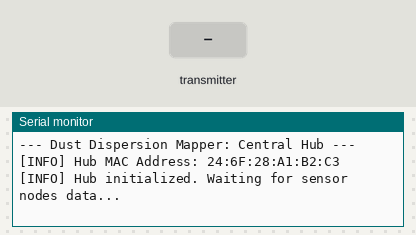
The sketch below on a simulated ESP32. Parts: the last lines printed to the serial monitor. Inputs (shaded band) come from the test bench.

Above: at 1.2 s.
1.3 s: the transmitter starts sending id = 0
At 1.61 s:
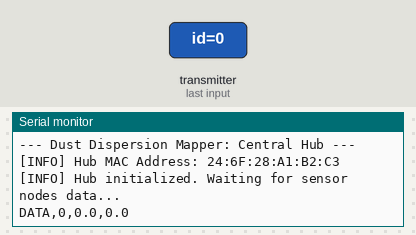
3.3 s: the transmitter starts sending pm25 = 25
At 3.61 s:
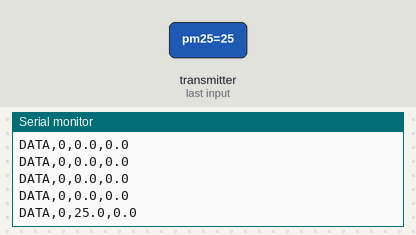
4.8 s: the transmitter starts sending pm10 = 25
At 5.11 s:
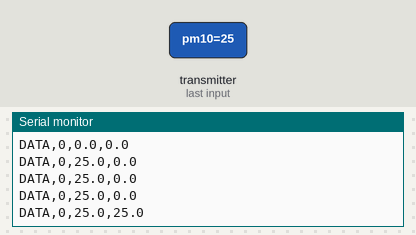
6.3 s: the transmitter starts sending id = 1
At 6.61 s:
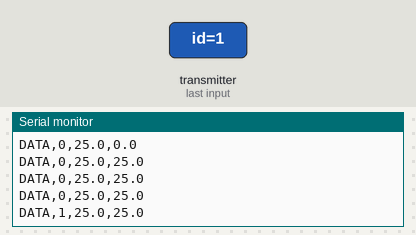
7.8 s: the transmitter starts sending pm25 = 0
At 8.11 s:
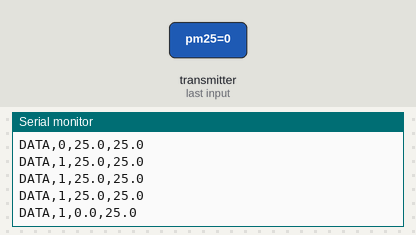
9.3 s: the transmitter starts sending pm10 = 0
At 9.61 s:
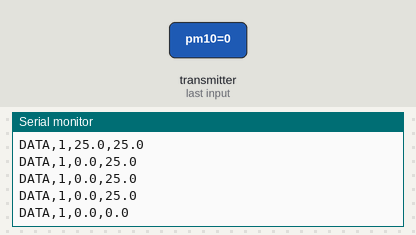

The sketch:

receiver_hub.ino
```cpp
#include <WiFi.h>
#include <esp_now.h>

typedef struct struct_message {
  int id;
  float pm25;
  float pm10;
} struct_message;

struct_message myData;

void OnDataRecv(const uint8_t * mac, const uint8_t *incomingData, int len) {
  memcpy(&myData, incomingData, sizeof(myData));

  Serial.printf("DATA,%d,%.1f,%.1f\n", myData.id, myData.pm25, myData.pm10);
}

void setup() {
  Serial.begin(115200);

  Serial.println("\n--- Dust Dispersion Mapper: Central Hub ---");

  WiFi.mode(WIFI_STA);

  Serial.print("[INFO] Hub MAC Address: ");
  Serial.println(WiFi.macAddress());

  if (esp_now_init() != ESP_OK) {
    Serial.println("[ERROR] Error initializing ESP-NOW");
    return;
  }

  esp_now_register_recv_cb(OnDataRecv);
  Serial.println("[INFO] Hub initialized. Waiting for sensor nodes data...");
}

void loop() {
  delay(1000);
}
```

Measured:
- after the input at 1.3 s, the serial monitor: prints a new line at once (image 1)
- after the input at 3.3 s, the serial monitor: prints a new line at once (image 2)
- after the input at 4.8 s, the serial monitor: prints a new line at once (image 3)
- after the input at 6.3 s, the serial monitor: prints a new line at once (image 4)
- after the input at 7.8 s, the serial monitor: prints a new line at once (image 5)
- after the input at 9.3 s, the serial monitor: prints a new line at once (image 6)
